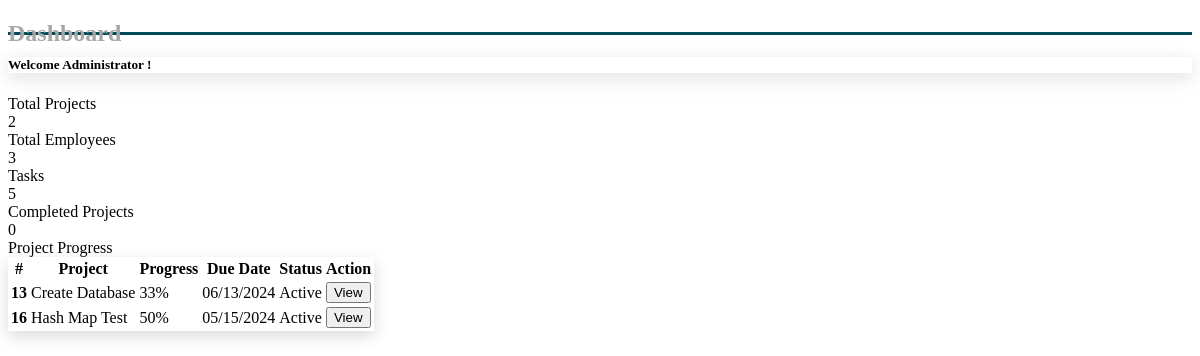
The app's page /containers/dashboard.php, older data.
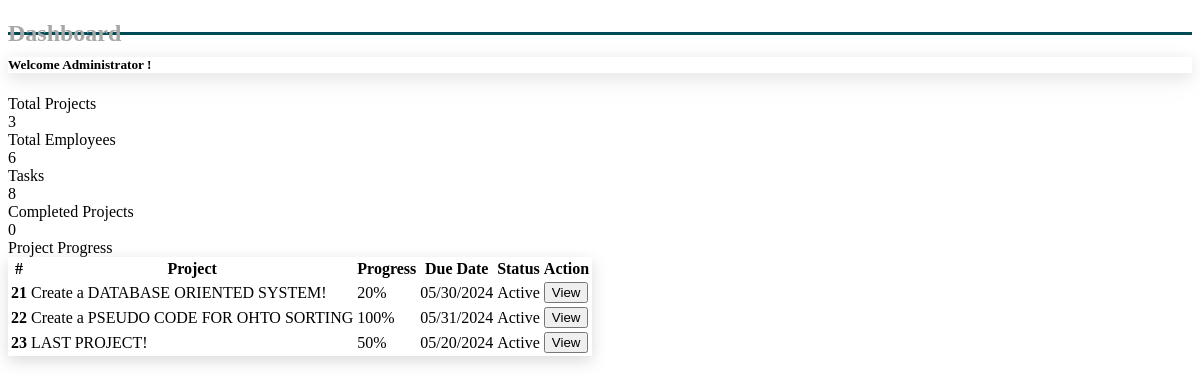
The same page, newer data.
### tables this page shows
CREATE TABLE `employees` (
  `emp_id` int(11) NOT NULL,
  `empl_firstname` varchar(25) DEFAULT NULL,
  `empl_lastname` varchar(25) DEFAULT NULL,
  `email` varchar(100) DEFAULT NULL,
  `password` varchar(100) DEFAULT NULL,
  `position` varchar(15) DEFAULT NULL,
  `department_id` int(11) DEFAULT NULL
);

CREATE TABLE `projects` (
  `project_id` int(6) NOT NULL,
  `project_name` varchar(50) NOT NULL,
  `start_date` date NOT NULL,
  `end_date` date NOT NULL,
  `project_manager` int(6) DEFAULT NULL,
  `project_status` enum('Active','Completed','On Hold') NOT NULL,
  `proj_description` mediumtext DEFAULT NULL
);

### containers/dashboard.php (the view, shortened to what this page needs)
<?php
include "dbConnect.php";
$sqlProjects = "SELECT COUNT(*) AS total_projects FROM projects";
$resultProjects = mysqli_query($conn, $sqlProjects);
$rowProjects = mysqli_fetch_assoc($resultProjects);
$totalProjects = $rowProjects['total_projects'];
$sqlEmployees = "SELECT COUNT(*) AS total_employees FROM employees WHERE position = 'Employee' OR position = 'Project Manager' ";
$resultEmployees = mysqli_query($conn, $sqlEmployees);
$rowEmployees = mysqli_fetch_assoc($resultEmployees);
$totalEmployees = $rowEmployees['total_employees'];
$sqlTasks = "SELECT COUNT(*) AS total_tasks FROM tasks";
$resultTasks = mysqli_query($conn, $sqlTasks);
$rowTasks = mysqli_fetch_assoc($resultTasks);
$totalTasks = $rowTasks['total_tasks'];
$sqlCompletedProjects = "SELECT COUNT(*) AS completed_projects FROM projects WHERE project_status = 'Completed'";
$resultCompletedProjects = mysqli_query($conn, $sqlCompletedProjects);
$rowCompletedProjects = mysqli_fetch_assoc($resultCompletedProjects);
$completedProjects = $rowCompletedProjects['completed_projects'];
$sqlProjects = "SELECT p.project_id, p.project_name, p.start_date, p.end_date, p.project_status,
                    COUNT(t.task_id) AS total_tasks,
                    SUM(CASE WHEN t.task_status = 'Completed' THEN 1 ELSE 0 END) AS completed_tasks
                FROM projects p
                LEFT JOIN tasks t ON p.project_id = t.project_id
                GROUP BY p.project_id";
$resultProjects = mysqli_query($conn, $sqlProjects);
$sqlAdmin = "SELECT empl_firstname, empl_lastname FROM employees WHERE position = 'Administrator'";
$resultAdmin = mysqli_query($conn, $sqlAdmin);
$rowAdmin = mysqli_fetch_assoc($resultAdmin);
$adminName = $rowAdmin['empl_firstname'] . ' ' . $rowAdmin['empl_lastname'];
?>
<!DOCTYPE html>
<html lang="en">
<head>
    <link rel="stylesheet" href="/styles/dashboard.css">
</head>
<body>
    <div class="body p-3">
        <section class="pageTitle p-3">
            <h1>Dashboard</h1>
        </section>
        <div class="separator"></div>
        <section class="subh">
            <h5 class="p-3">Welcome <?php echo $adminName; ?>!</h5>
        </section>
        <section class="summary p-3">
            <div class="row">
                <div class="col-xl-3 col-md-6 mb-4">
                    <div class="card border-left-primary shadow h-100 py-2">
                        <div class="card-body">
                            <div class="row no-gutters align-items-center">
                                <div class="col mr-2">
                                    <div class="text-xs font-weight-bold text-primary text-uppercase mb-1">
                                        Total Projects</div>
                                    <div class="h5 mb-0 font-weight-bold text-gray-800"><?php echo $totalProjects; ?>
                                    </div>
                                </div>
                            </div>
                        </div>
                    </div>
                </div>
                <div class="col-xl-3 col-md-6 mb-4">
                    <div class="card border-left-success shadow h-100 py-2">
                        <div class="card-body">
                            <div class="row no-gutters align-items-center">
                                <div class="col mr-2">
                                    <div class="text-xs font-weight-bold text-success text-uppercase mb-1">
                                        Total Employees</div>
                                    <div class="h5 mb-0 font-weight-bold text-gray-800"><?php echo $totalEmployees; ?>
                                    </div>
                                </div>
                            </div>
                        </div>
                    </div>
                </div>
                <div class="col-xl-3 col-md-6 mb-4">
                    <div class="card border-left-info shadow h-100 py-2">
                        <div class="card-body">
                            <div class="row no-gutters align-items-center">
                                <div class="col mr-2">
                                    <div class="text-xs font-weight-bold text-warning text-uppercase mb-1">
                                        Tasks</div>
                                    <div class="h5 mb-0 font-weight-bold text-gray-800"><?php echo $totalTasks; ?></div>
                                </div>
                            </div>
                        </div>
                    </div>
                </div>
                <div class="col-xl-3 col-md-6 mb-4">
                    <div class="card border-left-warning shadow h-100 py-2">
                        <div class="card-body">
                            <div class="row no-gutters align-items-center">
                                <div class="col mr-2">
                                    <div class="text-xs font-weight-bold text-warning text-uppercase mb-1">
                                        Completed Projects</div>
                                    <div class="h5 mb-0 font-weight-bold text-gray-800">
                                        <?php echo $completedProjects; ?>
                                    </div>
                                </div>
                            </div>
                        </div>
                    </div>
                </div>
            </div>
        </section>
        <section class="projects">
            <div class="card border-left-primary shadow h-100 py-2">
                <div class="card-body font-weight-bold p-3">
                    Project Progress
                </div>
                <table class="table">
                    <thead>
                        <tr>
                            <th scope="col">#</th>
                            <th scope="col">Project</th>
                            <th scope="col">Progress</th>
                            <th scope="col">Due Date</th>
                            <th scope="col">Status</th>
                            <th scope="col">Action</th>
                        </tr>
                    </thead>
                    <tbody>
                        <?php
                        if (mysqli_num_rows($resultProjects) > 0) {
                            while ($row = mysqli_fetch_assoc($resultProjects)) {
                                $completionPercentage = ($row['total_tasks'] > 0) ? ($row['completed_tasks'] / $row['total_tasks']) * 100 : 0;
                                ?>
                                <tr>
                                    <th scope="row"><?php echo $row['project_id']; ?></th>
                                    <td><?php echo $row['project_name']; ?></td>
                                    <td>
                                        <div class="progress" role="progressbar" aria-label="Progress"
                                            aria-valuenow="<?php echo $completionPercentage; ?>" aria-valuemin="0"
                                            aria-valuemax="100">
                                            <div class="progress-bar <?php echo ($completionPercentage <= 25) ? 'bg-danger' : (($completionPercentage <= 50) ? 'bg-warning' : (($completionPercentage <= 75) ? 'bg-info' : 'bg-success')); ?>"
                                                style="width: <?php echo $completionPercentage; ?>%">
                                                <?php echo ($completionPercentage == 0) ? '0%' : round($completionPercentage) . '%'; ?>
                                            </div>
                                        </div>
                                    </td>
                                    <td><?php echo date('m/d/Y', strtotime($row['end_date'])); ?></td>
                                    <td><?php
                                    $stats = htmlspecialchars($row['project_status']);
                                    $badgeClass = '';
                                    switch ($stats) {
                                        case 'Active':
                                            $badgeClass = 'bg-primary';
                                            break;
                                    }
                                    ?>
                                        <span class="badge rounded-pill <?php echo $badgeClass; ?>"><?php echo $stats; ?></span>
                                    </td>
                                    <td><button type="button" class="btn btn-outline-primary"
                                            onclick="window.location.href = '?page=viewproject&id=<?php echo base64_encode($row['project_id']); ?>'">View</button>
                                    </td>
                                </tr>
                                <?php
                            }
                        } else {
                            ?>
                            <tr>
                                <td colspan="6">No projects found</td>
                            </tr>
                            <?php
                        }
                        ?>
                    </tbody>
                </table>
            </div>
        </section>
    </div>
</body>
</html>

### styles/dashboard.css (style rules this page uses)
.separator { border-bottom: 3px solid #004b55; padding-bottom: 5px; }
h1 { color: #a7a7a7; }
.body .pageTitle h1 { margin-bottom: -20px; }
.body .subh { box-shadow: rgba(17, 17, 26, 0.1) 0px 4px 16px, rgba(17, 17, 26, 0.05) 0px 8px 32px; margin-top: 20px; }
.table { box-shadow: rgba(0, 0, 0, 0.15) 0px 5px 15px 0px; }

Row changes from the older to the newer data that the page shows:
removed projects: project_id "13", project_name "Create Database", $completionPercentage 33.333333333333 (drawn), completionPercentage "33", end_date "06/13/2024", project_status "Active"
removed projects: project_id "16", project_name "Hash Map Test", completionPercentage "50", end_date "05/15/2024", project_status "Active"
added projects: project_id "21", project_name "Create a DATABASE ORIENTED SYSTEM!", completionPercentage "20", end_date "05/30/2024", project_status "Active"
added projects: project_id "22", project_name "Create a PSEUDO CODE FOR OHTO SORTING", completionPercentage "100", end_date "05/31/2024", project_status "Active"
added projects: project_id "23", project_name "LAST PROJECT!", completionPercentage "50", end_date "05/20/2024", project_status "Active"
Text that changed along with them:
$totalProjects: "2" → "3"
$totalEmployees: "3" → "6"
$totalTasks: "5" → "8"
